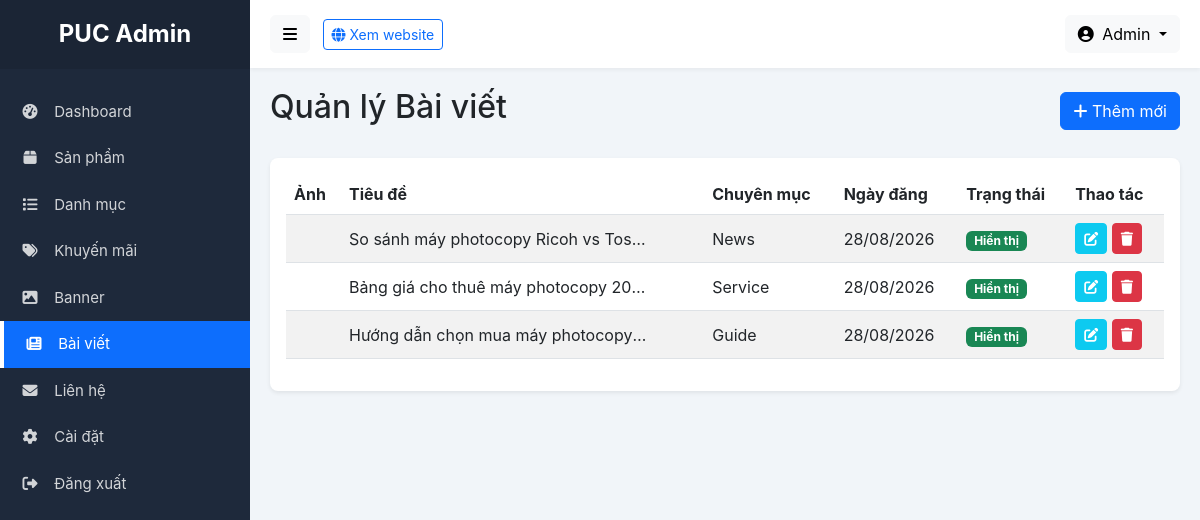
Screenshot of /admin/news.php (signed in) with the database file from the repository.
### tables this page shows
CREATE TABLE IF NOT EXISTS `news` (
    `id` INT AUTO_INCREMENT PRIMARY KEY,
    `title` VARCHAR(300) NOT NULL,
    `slug` VARCHAR(300) NOT NULL UNIQUE,
    `excerpt` TEXT,
    `content` LONGTEXT,
    `image` VARCHAR(255),
    `category` ENUM('service','guide','driver','news') DEFAULT 'news',
    `view_count` INT DEFAULT 0,
    `is_active` TINYINT(1) DEFAULT 1,
    `meta_title` VARCHAR(200),
    `meta_description` TEXT,
    `created_at` TIMESTAMP DEFAULT CURRENT_TIMESTAMP,
    `updated_at` TIMESTAMP DEFAULT CURRENT_TIMESTAMP ON UPDATE CURRENT_TIMESTAMP,
    INDEX `idx_slug` (`slug`),
    INDEX `idx_category` (`category`)
);

### admin/news.php (the view, shortened to what this page needs)
<?php
require_once 'includes/admin-header.php';
$action = $_GET['action'] ?? 'list';
?>
<div class="d-flex justify-content-between align-items-center mb-4">
    <h2>Quản lý Bài viết</h2>
    <?php if ($action == 'list'): ?>
        <a href="?action=add" class="btn btn-primary"><i class="fas fa-plus"></i> Thêm mới</a>
    <?php else: ?>
        <a href="news.php" class="btn btn-secondary"><i class="fas fa-arrow-left"></i> Quay lại</a>
    <?php endif; ?>
</div>
<?php if ($action == 'list'): ?>
    <?php
    $news = $pdo->query("SELECT * FROM news ORDER BY id DESC")->fetchAll();
    ?>
    <div class="card">
        <div class="card-body">
            <div class="table-responsive">
                <table class="table table-striped table-hover align-middle">
                    <thead>
                        <tr>
                            <th>Ảnh</th>
                            <th>Tiêu đề</th>
                            <th>Chuyên mục</th>
                            <th>Ngày đăng</th>
                            <th>Trạng thái</th>
                            <th>Thao tác</th>
                        </tr>
                    </thead>
                    <tbody>
                        <?php foreach ($news as $n): ?>
                        <tr>
                            <td>
                            </td>
                            <td>
                                <div class="text-truncate" style="max-width: 300px;" title="<?= htmlspecialchars($n['title']) ?>">
                                    <?= htmlspecialchars($n['title']) ?>
                                </div>
                            </td>
                            <td><?= ucfirst($n['category']) ?></td>
                            <td><?= date('d/m/Y', strtotime($n['created_at'])) ?></td>
                            <td>
                                <span class="badge bg-<?= $n['is_active'] ? 'success' : 'danger' ?>">
                                    <?= $n['is_active'] ? 'Hiển thị' : 'Ẩn' ?>
                                </span>
                            </td>
                            <td>
                                <a href="?action=edit&id=<?= $n['id'] ?>" class="btn btn-sm btn-info text-white"><i class="fas fa-edit"></i></a>
                                <a href="?action=delete&id=<?= $n['id'] ?>" class="btn btn-sm btn-danger delete-confirm"><i class="fas fa-trash"></i></a>
                            </td>
                        </tr>
                        <?php endforeach; ?>
                    </tbody>
                </table>
            </div>
        </div>
    </div>
<?php endif; ?>
<?php require_once 'includes/admin-footer.php'; ?>

### admin/includes/admin-header.php (style rules this page uses)
:root { --sidebar-width: 250px; --sidebar-bg: #1E293B; --sidebar-color: #f8f9fa; --sidebar-hover: #334155; --sidebar-active: #0d6efd; }
body { background-color: #f1f5f9; font-family: -apple-system, BlinkMacSystemFont, "Segoe UI", Roboto, "Helvetica Neue", Arial, sans-serif; overflow-x: hidden; }
.card { border: none; box-shadow: 0 0.125rem 0.25rem rgba(0,0,0,0.075); border-radius: 0.5rem; margin-bottom: 20px; }
.table-responsive { overflow-x: auto; }

### rows the page displays
news: title "So sánh máy photocopy Ricoh vs Tos…", category "News", created_at "28/08/2026", is_active "Hiển thị"
news: title "Bảng giá cho thuê máy photocopy 20…", category "Service", created_at "28/08/2026", is_active "Hiển thị"
news: title "Hướng dẫn chọn mua máy photocopy…", category "Guide", created_at "28/08/2026", is_active "Hiển thị"

### other values shown
$_SESSION['admin_name'] "Admin"
